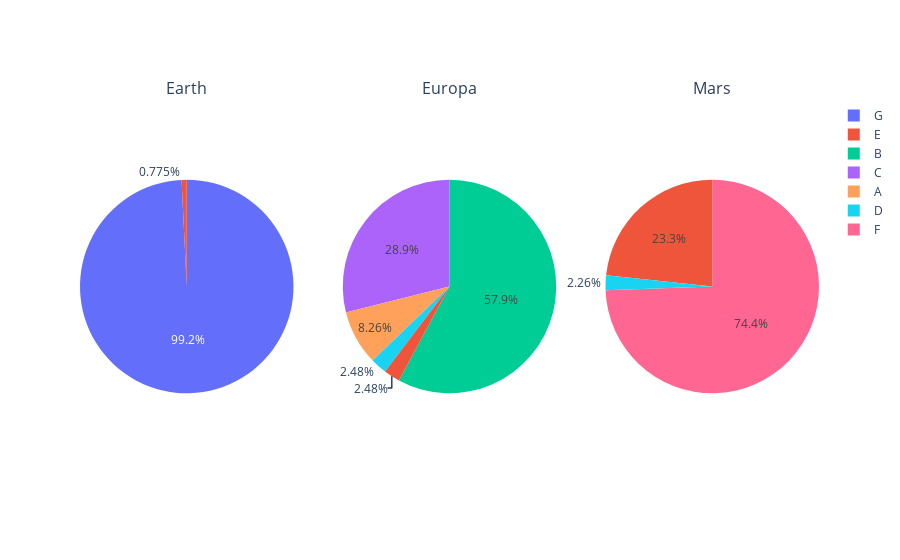

Notebook code cell kept with this figure:
### Markdown cell above
What we proved above is that persons in the same group, travel in the same CabinSide, but not necessarily on same CabinDeck

### Code cell
# Lets obtain all passanger that are in the same group.
multiple_passenger = train_data.groupby(['PassengerGroup']).size()
multiple_passenger = multiple_passenger[multiple_passenger > 1].index

# Gettin the billed amount each group has spend.
amount_billed = train_data.groupby(['HomePlanet', 'CabinDeck', 'PassengerGroup'])[['RoomService', 'FoodCourt', 'ShoppingMall', 'Spa', 'VRDeck']].mean().reset_index()

# Creating a mask, to obtain all groups with more than one passenger.
mask_multiple_passengers = [True if element in multiple_passenger else False for element in amount_billed['PassengerGroup']]
# Mask to obtain null bills.
mask_null_bills = ((amount_billed['RoomService'] == 0) & (amount_billed['FoodCourt'] == 0) & (amount_billed['ShoppingMall'] == 0) & (amount_billed['Spa'] == 0) & (amount_billed['VRDeck'] == 0))

# Aplying mask.
zero_amount_billed = amount_billed[mask_multiple_passengers & mask_null_bills]

# Grouping again so its easyer to plot.
data_plot = zero_amount_billed.groupby(['HomePlanet', 'CabinDeck']).size()

fig = make_subplots(rows = 1, cols = 3, specs=[[{'type' : 'domain'} , {'type' : 'domain'}, {'type' :'domain'}]], subplot_titles=('Earth' , 'Europa', 'Mars'))

plt_earth = go.Pie(labels= data_plot['Earth'].index, values= data_plot['Earth'].values, name= 'Earth')

plt_europa = go.Pie(labels= data_plot['Europa'].index, values= data_plot['Europa'].values, name= 'Europa')

plt_mars = go.Pie(labels= data_plot['Mars'].index, values= data_plot['Mars'].values, name= 'Mars')

fig.add_trace(plt_earth,row=1,col=1)
fig.add_trace(plt_europa, row=1, col=2)
fig.add_trace(plt_mars,row=1,col=3)

fig.show()

### Figure 1 — Plotly figure (JSON) as saved in the notebook; plotly's stock layout.template omitted (floating-point values rounded to 4 significant figures)
{"data": [{"domain": {"x": [0, 0.2889], "y": [0, 1]}, "labels": ["E", "G"], "name": "Earth", "type": "pie", "values": [2, 256]}, {"domain": {"x": [0.3556, 0.6444], "y": [0, 1]}, "labels": ["A", "B", "C", "D", "E"], "name": "Europa", "type": "pie", "values": [10, 70, 35, 3, 3]}, {"domain": {"x": [0.7111, 1], "y": [0, 1]}, "labels": ["D", "E", "F"], "name": "Mars", "type": "pie", "values": [3, 31, 99]}], "layout": {"annotations": [{"font": {"size": 16}, "showarrow": false, "text": "Earth", "x": 0.1444, "xanchor": "center", "xref": "paper", "y": 1, "yanchor": "bottom", "yref": "paper"}, {"font": {"size": 16}, "showarrow": false, "text": "Europa", "x": 0.5, "xanchor": "center", "xref": "paper", "y": 1, "yanchor": "bottom", "yref": "paper"}, {"font": {"size": 16}, "showarrow": false, "text": "Mars", "x": 0.8556, "xanchor": "center", "xref": "paper", "y": 1, "yanchor": "bottom", "yref": "paper"}]}}
